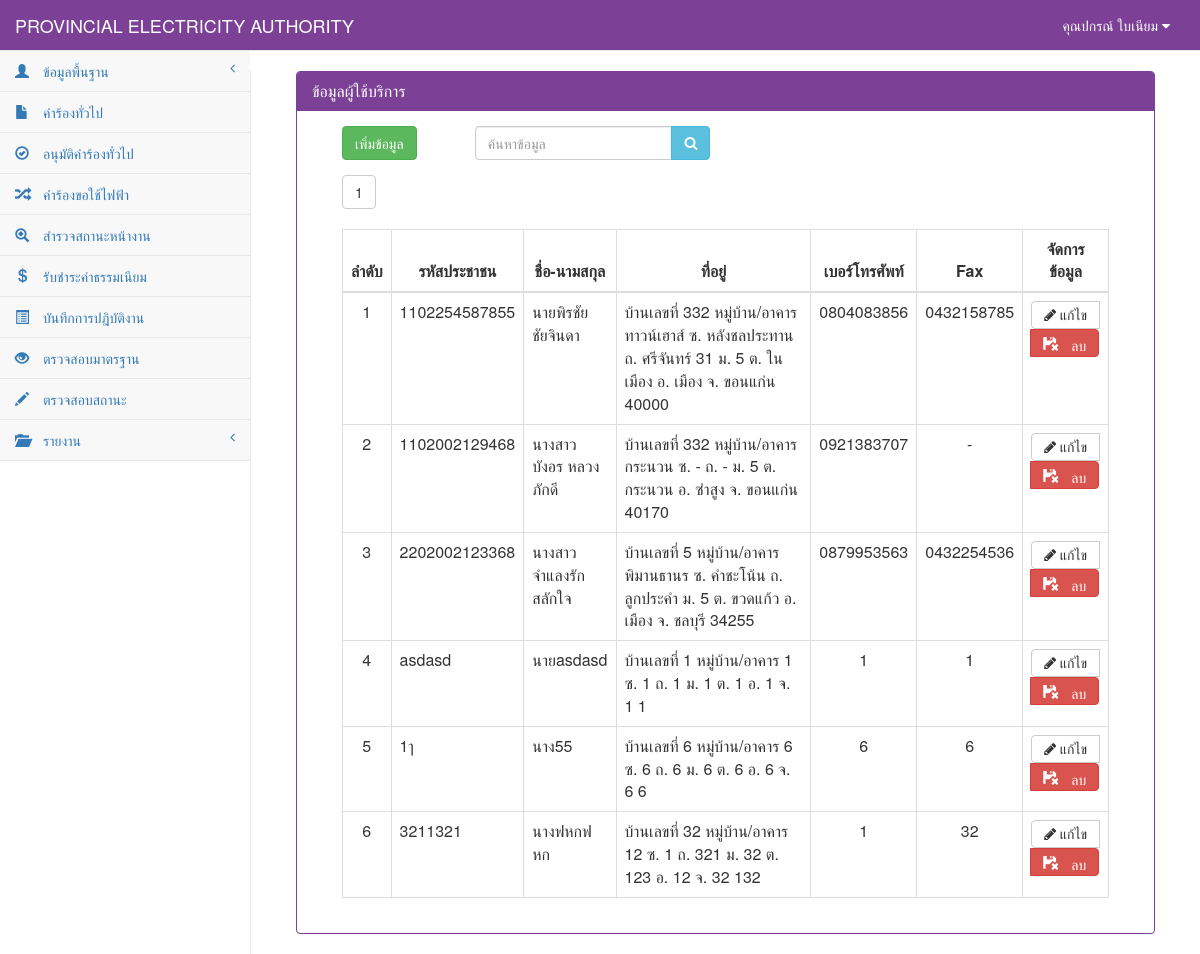
Page /customer_show.php (signed in) on the earlier database version.
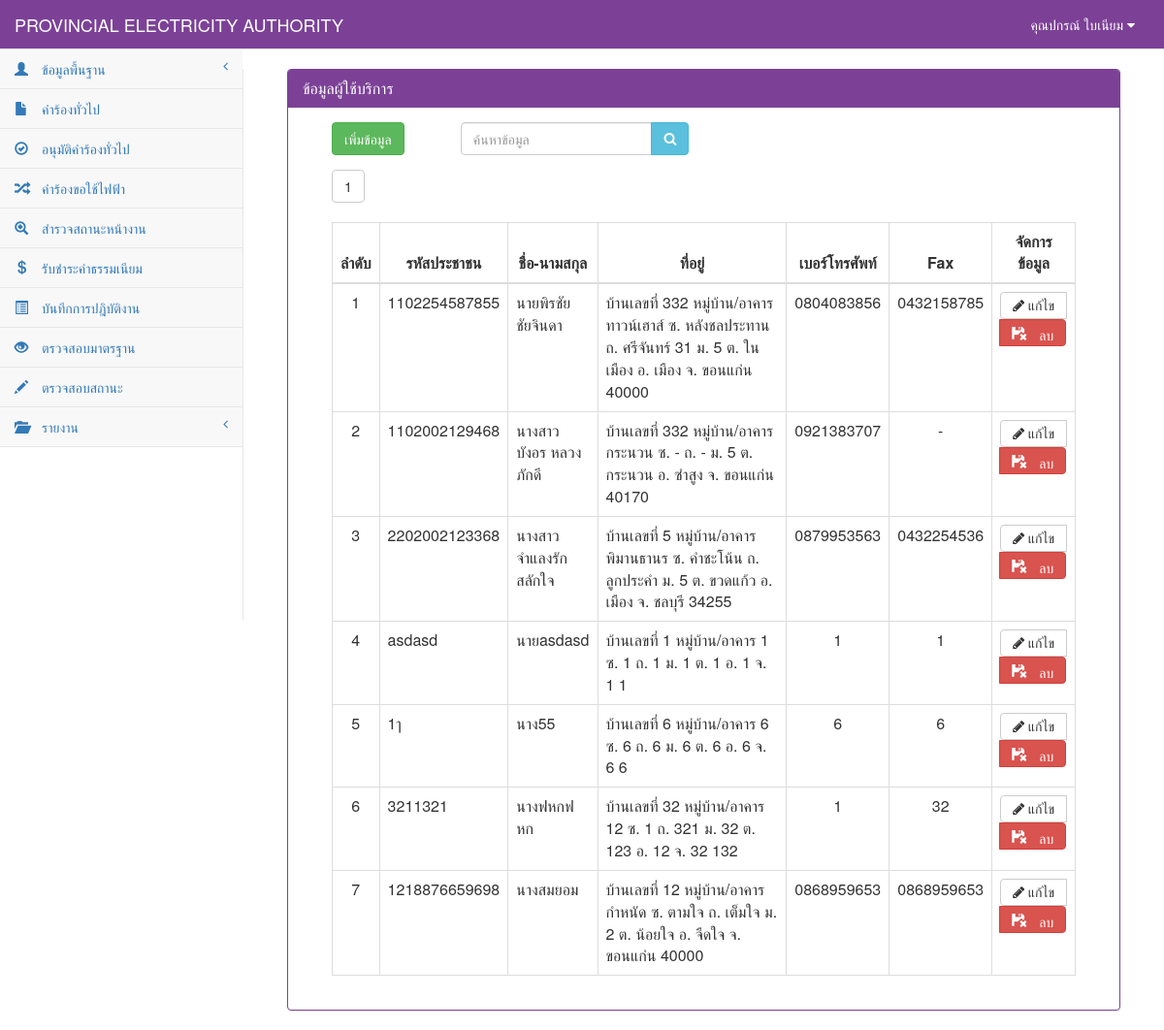
Same page on the later database version.
### tables this page shows
CREATE TABLE `tb_customer` (
  `cus_id` char(13) NOT NULL,
  `cus_first` varchar(50) NOT NULL,
  `cus_name` varchar(50) NOT NULL,
  `cus_type` varchar(30) NOT NULL,
  `cus_code` char(9) NOT NULL,
  `cus_tax` char(13) NOT NULL,
  `cus_homeid` varchar(20) NOT NULL,
  `cus_number` varchar(20) NOT NULL,
  `cus_village` varchar(20) NOT NULL,
  `cus_room` varchar(10) NOT NULL,
  `cus_floor` varchar(5) NOT NULL,
  `cus_alley` varchar(50) NOT NULL,
  `cus_alleyway` varchar(50) NOT NULL,
  `cus_road` varchar(50) NOT NULL,
  `cus_vilno` varchar(2) NOT NULL,
  `cus_district` varchar(30) NOT NULL,
  `cus_canton` varchar(30) NOT NULL,
  `cus_province` varchar(30) NOT NULL,
  `cus_post` varchar(10) NOT NULL,
  `cus_tel` char(10) NOT NULL,
  `cus_fax` char(10) NOT NULL,
  `cus_email` varchar(30) NOT NULL,
  PRIMARY KEY  (`cus_id`)
);

### connect_db.php (called while the page is built, shortened)
<?php
$dbname="pea";
$limit=10;
?>

### customer_show.php (the view, shortened to what the changed rows need)
<?php
include "connect_db.php";
?>
<!DOCTYPE html>
<html>
<head>
    <link href="vendor/bootstrap/css/bootstrap.css" rel="stylesheet">
    <link href="vendor/metisMenu/metisMenu.css" rel="stylesheet">
    <link href="dist/css/sb-admin-2.css" rel="stylesheet">
    <link href="vendor/font-awesome/css/font-awesome.css" rel="stylesheet" type="text/css">
</head>
<body>
    <div id="page-wrapper">
        <div class="col-sm-12 ">
            <div class="panel panel-primary">
                <div class="panel-heading">
                    <h2 class="panel-title">ข้อมูลผู้ใช้บริการ</h2>
                </div>
            <div class="panel-body">
            <div class="col-sm-12">
            <div class="col-sm-12">
                <div class="table-responsive">
                    <?php
                        $sql_all_rows="select * from tb_customer order by cus_id";
                        $result_all_rows=mysql_db_query($dbname,$sql_all_rows);
                        $rows=mysql_num_rows($result_all_rows);
                        $total_page=ceil($rows/$limit);
                        if($_GET[start]==""){ $start="1"; }else{ $start=$_GET[start]; }
                    ?>
                    <?php
                    for($i=1;$i<=$total_page;$i++){
                            if($start==$i){
                                    echo "<a href='customer_show.php?start=".$i."&limit=".$limit."'><button class='btn btn-default '>".$i."</button></a>&nbsp;";
                            }else{
                                    echo "<a href='customer_show.php?start=".$i."&limit=".$limit."' c><button class='btn btn-default active'>".$i."</button></a>&nbsp;";
                            }
                    }
                    ?> <br><br>
                    <table width="100%" class="table table-bordered table-hover">
                        <thead>
                            <tr>
                                <th class=" text-center" >ลำดับ</th>
                                <th class=" text-center" >รหัสประชาชน</th>
                                <th class=" text-center" >ชื่อ-นามสกุล</th>
                                <th class=" text-center" >ที่อยู่</th>
                                <th class=" text-center" >เบอร์โทรศัพท์</th>
                                <th class=" text-center" >Fax</th>
                                <th class=" text-center">จัดการข้อมูล</th>
                            </tr>
                        </thead>
                            <tbody>
                            <?php
                                $n=0;
                                if($_GET[start]=="" || $_GET[start]=="1"){
                                        $page="0";
                                }else{
                                        $page=($_GET[start]-1)*$limit;
                                }
                                $sql="select * from tb_customer where cus_id like '%".$_POST[search]."%' or cus_name like '%".$_POST[search]."%'  limit $page,$limit ";
                                $result=mysql_db_query($dbname,$sql);
                                    if(mysql_num_rows($result)>0){
                                        while($array=mysql_fetch_array($result)){
                                            $n++;
                                            if($array[cus_first]==0){
                                                $first="นาย";
                                            }elseif($array[cus_first]==1){
                                                $first="นาง";
                                            }else{
                                               $first="นางสาว";
                                            }
                            ?>
                                    <tr>
                                        <td class="text-center"><?=$n?></td>
                                            <td><?=$array[cus_id]?></td>
                                            <td><?=$first?><?=$array[cus_name]?></td>
                                            <td width="300px">บ้านเลขที่ <?=$array[cus_number]?> หมู่บ้าน/อาคาร <?=$array[cus_village]?> ซ. <?=$array[cus_alleyway]?> ถ. <?=$array[cus_road]?> ม. <?=$array[cus_vilno]?> ต. <?=$array[cus_district]?> อ. <?=$array[cus_canton]?> จ. <?=$array[cus_province]?> <?=$array[cus_post]?>
                                            </td>
                                            <td class="text-center"><?=$array[cus_tel]?></td>
                                            <td class="text-center"><?=$array[cus_fax]?></td>
                                            <td align="center">
                                                <div class="btn-group">
                                                    <a class="btn btn-default" href="customer_add.php?id=<?=$array[cus_id]?>&mode=edit" title="แก้ไข"><i class="fa fa-pencil"> แก้ไข</i></a>
                                                    <a class="btn btn-danger" onclick="return confirm('คุณต้องการลบข้อมูลนี้ ?')" href="customer_save.php?id=<?=$array[cus_id]?>&mode=del" ><span class="glyphicon glyphicon-floppy-remove"> ลบ</span></a>
                                                </div>
                                            </td>
                                    </tr>
                                    <?php
                                                    }
                                            }else{
                                    ?>
                                    <tr><td colspan="6" align="center">ไม่พบข้อมูล</td></tr>
                                    <?
                                            }
                                    ?>
                            </tbody>
                    </table>
                </div>
            </div>
        </div>
        </div>
        </div>
    </div>
</div>
</body>
</html>

Differences in the rows shown:
added tb_customer: cus_id "1218876659698", cus_first "นาง", cus_name "สมยอม", cus_number "12", cus_village "กำหนัด", cus_alleyway "ตามใจ", cus_road "เต็มใจ", cus_vilno "2", cus_district "น้อยใจ", cus_canton "จืดใจ", cus_province "ขอนแก่น", cus_post "40000", cus_tel "0868959653", cus_fax "0868959653"
